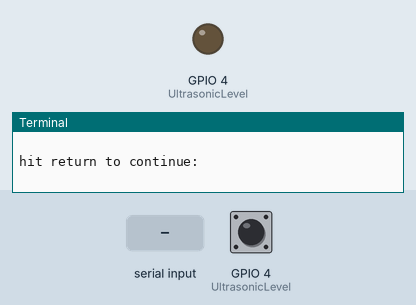
This program was run on a simulated Raspberry Pi (BCM pin numbers). Parts: output pins drawn as LEDs (lit = HIGH), the last lines printed to the terminal. Dashed ring = blinking. The test bench sets the inputs (shaded band); at power-on: GPIO 4 (UltrasonicLevel) LOW. The clock reads 2024-03-15 10:24:30 at power-on unless the program sets it.

Above: at 1.2 s.
1.3 s: "0" typed at the terminal, then Enter
At 1.75 s:
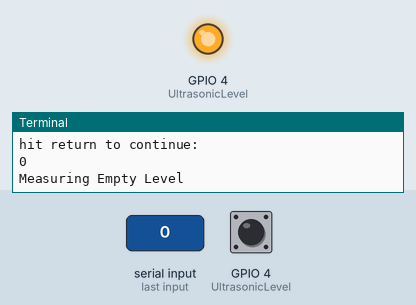
4.3 s: GPIO 4 (UltrasonicLevel) driven HIGH
7.3 s: GPIO 4 (UltrasonicLevel) pulsed LOW 5 times (0.12 s each, 0.3 s apart)
11.8 s: "1" typed at the terminal, then Enter
At 12.4 s:
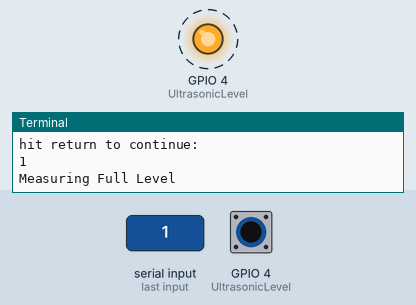
Timing chart, 0 to 15.8 s (numbered marks = the images above; inputs shaded):
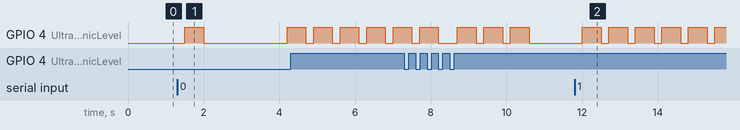

The program:

CalibrateWaterTank.py
```python
#
# This is used to calibrate your Water Tank and Ultrasonic Sensor for SPP2
#
# SwitchDoc Labs 2018

VERSION = "001"

try:
    import conflocal as config
except ImportError:
    import config

import ultrasonicRanger

print "############################"
print "Ultrasonic Tank Calibration"
print "SwitchDoc Labs"
print "Software Version:", VERSION
print "############################"
print ""
print "Step 1) Empty Water Tank"
print "Step 2) Put Ultrasonic Sensor in place on top of tank"
print ""
raw_input('hit return to continue:')


print "Measuring Empty Level"

total = 0.0
# test 10 times
for i in range(10):
    measurement = ultrasonicRanger.measurementInCM()
    print "{:5.3f}{}".format(measurement,"cm")
    total = total + measurement

emptyaverage = total/10.0

print "{} {:6.1f} ".format( "calibrated EMPTY Level=", emptyaverage)
print ""
print "Step 3) Fill Water Tank"
print "Step 4) Put Ultrasonic Sensor in place on top of tank"
print ""

raw_input('hit return to continue:')


print "Measuring Full Level"

total = 0.0
# test 10 times
for i in range(10):
    measurement = ultrasonicRanger.measurementInCM()
    print "{:5.3f}{}".format(measurement,"cm")
    total = total + measurement

fullaverage = total/10.0

print "{} {:6.1f} ".format( "calibrated FULL Level=", fullaverage)
print ""

f = open("TankCalibration","w+")

f.write("{:6.1f}".format(emptyaverage))
f.write(",")
f.write("{:6.1f}".format(fullaverage))
f.close()

print "############################"
print "Values written to TankCalibration File"
print "############################"
print "Calibration Complete"
print "############################"
```

config.py
```python
#
#
# configuration file - contains customization for exact system
#
#

mailUser = "yourusename"
mailPassword = "yourmailpassword"

notifyAddress ="you@example.com"

fromAddress = "yourfromaddress@example.com"

#############
# Debug True or False
############

DEBUG = False


############
# Blynk configuration
############

USEBLYNK = False
BLYNK_AUTH = 'xxxxx'
BLYNK_URL = 'http://blynk-cloud.com/'

############
# PubNub configuration
############

USEPUBNUB = False
Pubnub_Publish_Key = "pub-c-xxxxxx"
Pubnub_Subscribe_Key = "sub-c-xxxxxx"


############
#MySQL Logging and Password Information
############

enable_MySQL_Logging = False
MySQL_Password = "password"


############
# Feature Enable/Disable
############
manual_water = True


############
# Moisture Sensor and Pump Count
############

plant_number = 1
moisture_sensor_count = plant_number
USB_pump_count = plant_number

# R1 - Grove Reliable Resistive Moisture Sensor - SwitchDoc Labs
# R2 - HONG111 TE215 Dual Mode Resistive Moisture Sensor - Amazon.com
# C1 - Grove Capacitive Moisture Sensor - SwitchDoc Labs

SensorType = ["C1","C1","C1","C1","C1","C1","C1","C1","C1"]
# for resistor1: first number is for 100%, second number is 65%
Resistor1SensorCalibration = [480,380]
# for resistor2: first number is for 0%, second number is 100%
Resistor2SensorCalibration = [460,131]
# for capacitance1: first number is for 0%, second number is 100%
Capacitor1SensorCalibration = [ [363,150], [363,150], [363,150], [363,150], [363,150], [363,150],[363,150], [363,150], [363,150]]

# if your pumps stick up too high, adjust this value so tank will still ready empty
Tank_Pump_Level = 15.0

############
# device present global variables
############


Lightning_Mode = False
SolarPower_Mode = False


SunAirPlus_Present = False
ADS1115_Present = False
ADS1115_Ext1_Present = False
ADS1115_Ext2_Present = False
GroveDigital_Ext1_Present = False
GroveDigital_Ext2_Present = False
ADS1115_Ext2_Present = False
OLED_Present = False
Sunlight_Present = False
hdc1000_Present = False

UltrasonicLevel_Present = True
############
#pin defines
############

UltrasonicLevel = 4
USBControl = 16
USBEnable = 19

AirQualityADPin = 0

moistureADPin = 1
moisturePower = 6
pixelPin = 21
```

ultrasonicRanger.py
```python
#!/usr/bin/env python

# Modified by SwtichDoc Labs July 2017

"""
 * ultrasonic.py
 * A library for ultrasonic sensor at RP
 *
 * Copyright (c) 2012 seeed technology inc.
 * Website    : www.seeed.cc
 * Author     : seeed fellow
 * Create Time:
 * Change Log :
 *
 * The MIT License (MIT)
 *
 * Permission is hereby granted, free of charge, to any person obtaining a copy
 * of this software and associated documentation files (the "Software"), to deal
 * in the Software without restriction, including without limitation the rights
 * to use, copy, modify, merge, publish, distribute, sublicense, and/or sell
 * copies of the Software, and to permit persons to whom the Software is
 * furnished to do so, subject to the following conditions:
 *
 * The above copyright notice and this permission notice shall be included in
 * all copies or substantial portions of the Software.
 *
 * THE SOFTWARE IS PROVIDED "AS IS", WITHOUT WARRANTY OF ANY KIND, EXPRESS OR
 * IMPLIED, INCLUDING BUT NOT LIMITED TO THE WARRANTIES OF MERCHANTABILITY,
 * FITNESS FOR A PARTICULAR PURPOSE AND NONINFRINGEMENT. IN NO EVENT SHALL THE
 * AUTHORS OR COPYRIGHT HOLDERS BE LIABLE FOR ANY CLAIM, DAMAGES OR OTHER
 * LIABILITY, WHETHER IN AN ACTION OF CONTRACT, TORT OR OTHERWISE, ARISING FROM,
 * OUT OF OR IN CONNECTION WITH THE SOFTWARE OR THE USE OR OTHER DEALINGS IN
 * THE SOFTWARE.
"""
import RPi.GPIO as GPIO
import time

import config
import state

GPIO.setwarnings(False)
GPIO.setmode(GPIO.BCM)

def getAndPrint():

    print "Grove Ultrasonic get level and print"

    # test 10 times
    for i in range(10):
        print "%5.3fcm" % measurementInCM()
    # Reset GPIO settings
    #GPIO.cleanup()


def measurementInCM():

    # setup the GPIO_SIG as output
    GPIO.setup(config.UltrasonicLevel, GPIO.OUT)

    GPIO.output(config.UltrasonicLevel, GPIO.LOW)
    time.sleep(0.2)
    GPIO.output(config.UltrasonicLevel, GPIO.HIGH)
    time.sleep(0.5)
    GPIO.output(config.UltrasonicLevel, GPIO.LOW)
    # initialize times for abort check
    start = -1
    stop = -1

    # setup GPIO_SIG as input
    GPIO.setup(config.UltrasonicLevel, GPIO.IN)

    measurementStartTime = time.time()
    # get duration from Ultrasonic SIG pin
    while GPIO.input(config.UltrasonicLevel) == 0:
        start = time.time()
        if (measurementStartTime+2<start):
            # abort
            return -1

    if (start == -1):
        # abort
        return -1

    measurementStartTime = time.time()
    while GPIO.input(config.UltrasonicLevel) == 1:
        stop = time.time()
        if (measurementStartTime+2<stop):
            # abort
            return -1

    if (stop == -1):
        # abort
        return -1

    pulseLength = measurementPulse(start, stop)

    return pulseLength


def measurementPulse(start, stop):


    # Calculate pulse length
    elapsed = stop-start

    # Distance pulse travelled in that time is time
    # multiplied by the speed of sound (cm/s)
    distance = elapsed * 34300

    # That was the distance there and back so halve the value
    distance = distance / 2

    return distance

def readCalibrationNumbers():

    f = open("TankCalibration","r")

    line = f.read()
    line = line.strip()
    empty, full = line.split(",")
    state.Tank_Empty_Level = float(empty)
    state.Tank_Full_Level = float(full)
    f.close()

def returnPercentFull():
    measurement = measurementInCM()

    #check for abort
    if (measurement < 0.0):
        return -1.00
    state.Tank_Level = measurement


    full = ((state.Tank_Empty_Level - state.Tank_Level)/(state.Tank_Empty_Level - state.Tank_Full_Level))*100.0


    if (config.DEBUG):
        print "returnPercentFull"
        print "state.Tank_Level:", state.Tank_Level
        print "state.Tank_Empty_Level:", state.Tank_Empty_Level
        print "state.Tank_Full_Level:", state.Tank_Full_Level
        print "Old Tank_Percentage_Full= %f" % state.Tank_Percentage_Full
        print "New Tank_Percentage_Full= %f" % full

    if (full < 0.0):
        full = 0.0
    if (full > 100.0):
        full = 100.0
    if (config.DEBUG):
        print "Adjusted Tank_Percentage_Full= %f" % full

    return full
```

state.py
```python
#
# contains all the state variables for SmartPlantPi
#

# Check for user imports
try:
            import conflocal as config
except ImportError:
            import config

##################
#  English or Metric
##################
# if False, then English
# if True, then Metric
EnglishMetric = False

##################
# blynk State Variable
##################

blynkPlantNumberDisplay = 1

##################
# Sunlight sensor variable
##################

Sunlight_Vis = 0
Sunlight_IR = 0
Sunlight_UV = 0.0
Sunlight_UVIndex = 0.0


##################
# Moisture Sensors
##################
Moisture_Humidity = 100.0

Raw_Moisture_Humidity_Array = []
for i in range(1, config.moisture_sensor_count+1):
    Raw_Moisture_Humidity_Array.append(3400.0)
Moisture_Humidity_Array = []
for i in range(1, config.moisture_sensor_count+1):
    Moisture_Humidity_Array.append(100.0)

#water below this limit

Moisture_Threshold = 60.0
##################
# Pump State
##################

Pump_Running = False
Pump_Water_Full = False

##################
# Tank State
##################

Tank_Level = 5.0
Tank_Empty_Level = 10.0
Tank_Full_Level = 2.0
Tank_Percentage_Full = 30.0

##################
# Temp/Humid sensor
##################

Temperature = 0.0
Humidity = 0.0

##################
# Air Quality Sensor
##################

AirQuality_Sensor_Value = 0
AirQuality_Sensor_Number = 4
AirQuality_Sensor_Text = ""


##################
# Alarm States
##################
Alarm_Temperature = 5.0
Alarm_Moisture = 60.0
Alarm_Water = False
Alarm_Air_Quality = 10000
Alarm_Moisture_Sensor_Fault = 15.0

Alarm_Active = True
Alarm_Cancel = False

Alarm_Last_State = False
Is_Alarm_Temperature = False
Is_Alarm_Moisture = False
Is_Alarm_MoistureFault = False
Is_Alarm_AirQuality = False
Is_Alarm_WaterEmpty = False

##################
# Internal States
##################


# run rainbow simulation on LEDs

runRainbow = False

# turn LED display on/off

runLEDs = True
# plant water requests

#-1 means no plant request
Plant_Number_Water_Request = -1

Plant_Water_Request_Previous = False
Plant_Water_Request = False


# State Enum
class SGS_States():
    Idle = 0
    Monitor = 1
    Watering = 2
    RotarySelect = 3
    Rotary = 4
    Alarm = 5
    Sampling = 6
    Button = 7

SGS_Values = ["Idle", "Monitor", "Watering", "Rotary Select", "Rotary", "Alarm", "Sampling", "Button"]

SGS_State = SGS_States.Monitor

Last_Event = ""
```

Measured:
- after the input at 1.3 s, GPIO 4 (UltrasonicLevel): LOW → HIGH after 0.20 s, → LOW 0.50 s later, → HIGH 2.2 s later
- after the input at 11.8 s, GPIO 4 (UltrasonicLevel): alternates HIGH for 0.50 s and LOW for 0.20 s, starting after 0.20 s
